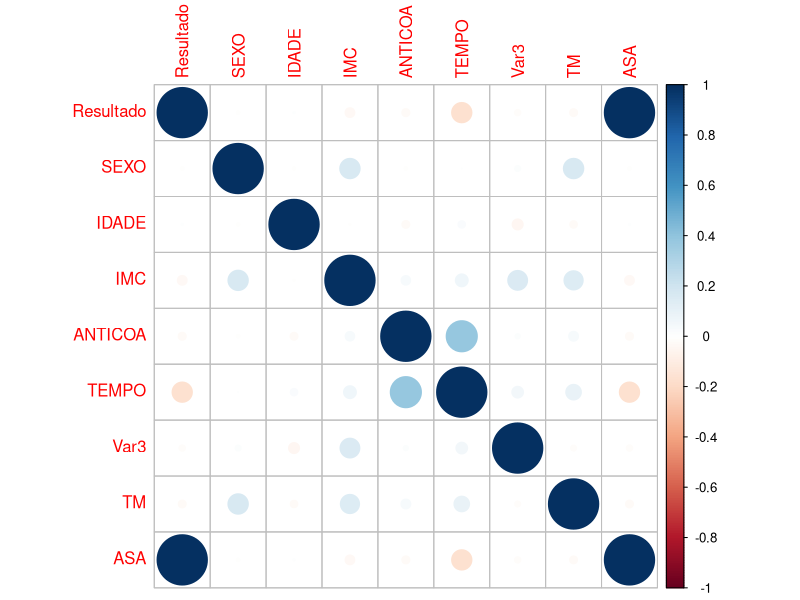
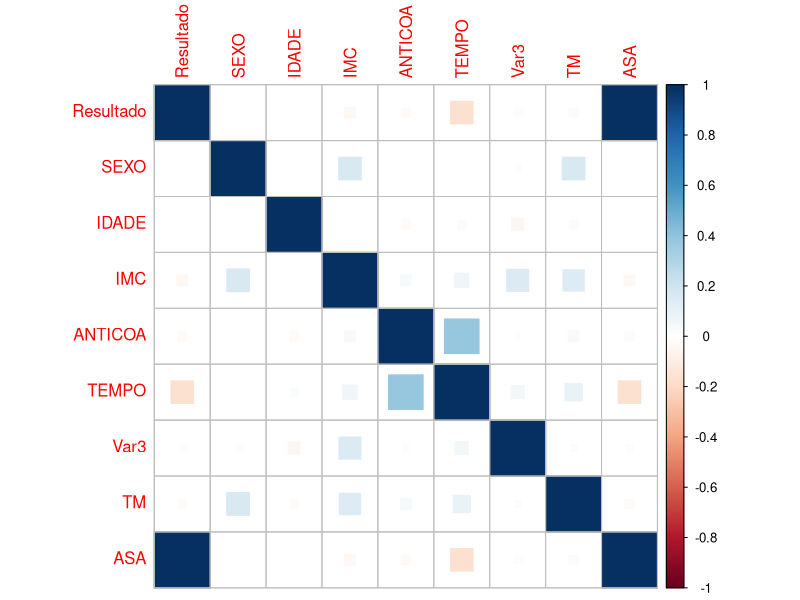
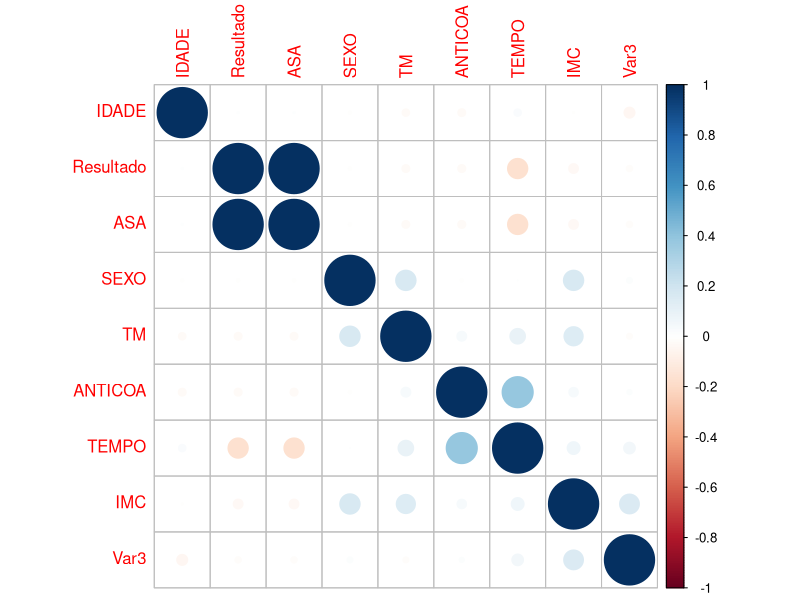
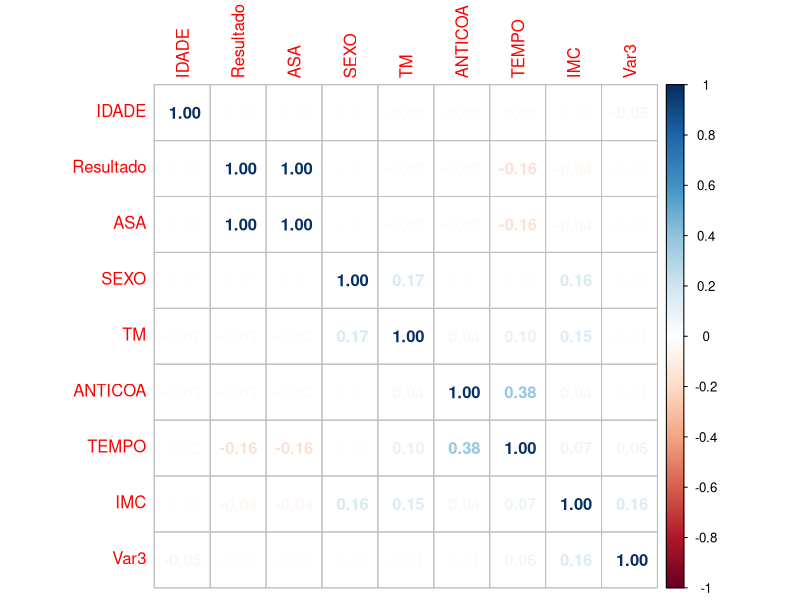

The R source for these figures, in order:
setwd("/AI/medicina/")
variables <- read.csv("bd7.csv")
summary(variables)
dim(variables)
variables[,2]<- as.numeric(as.factor(variables[,2]))
variables[,10]<-as.numeric(variables[,2])
str(variables)
variables1 <- variables[2:10]
str(variables)
summary(variables1)
library(corrplot)
cor.test(variables1$IDADE, variables1$IMC)
cor.test(variables1$IDADE, variables1$TM)
forcorrplot <-cor(variables1)
corrplot(forcorrplot)
corrplot(forcorrplot, method = "square")
corrplot(forcorrplot, upper="number", lower="color", order="hclust")
corrplot(forcorrplot, method="number",order="hclust" )
summary(variables1)
str(variables1)